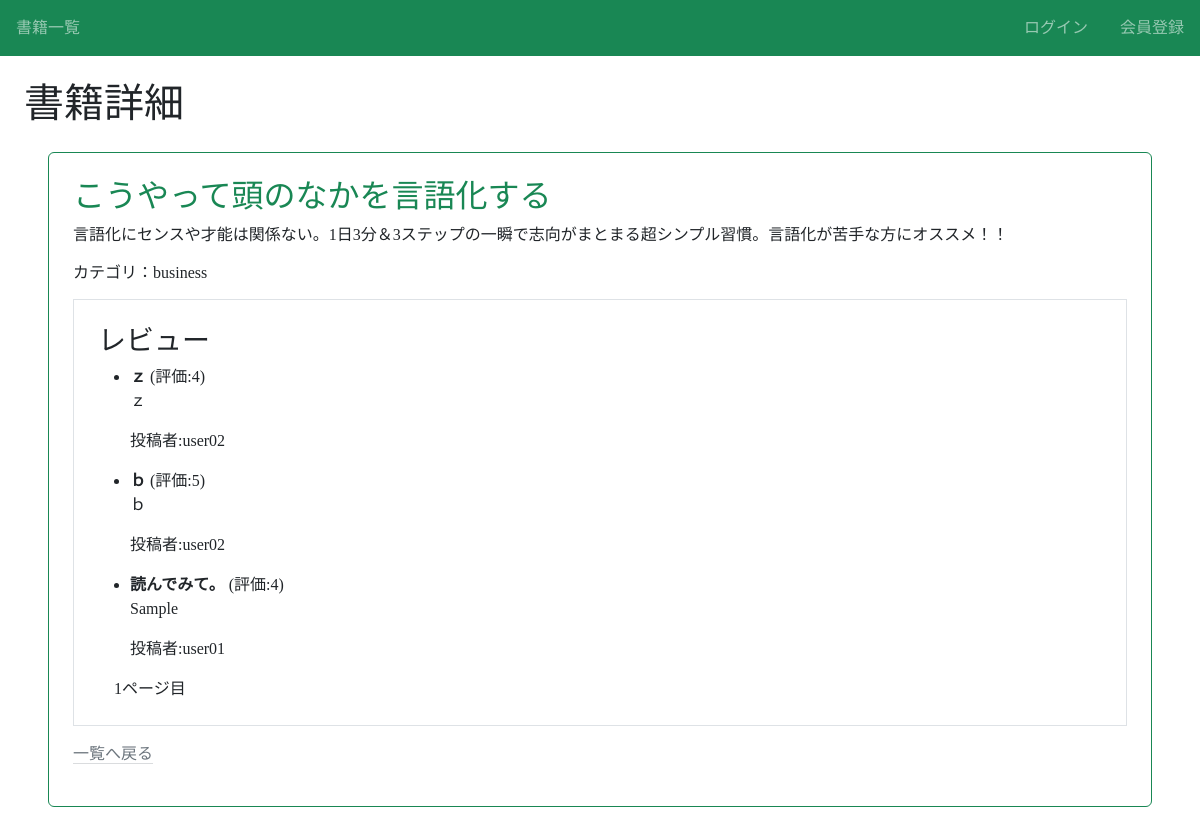
The app's page /book/1/detail/ with its own data.
### book/models.py (models this page shows, shortened)
class Shelf(models.Model):
    title = models.CharField(max_length=100)
    text = models.TextField()
    thumbnail = models.ImageField(null=True, blank=True)
    category = models.CharField(
        max_length=100,
        choices=CATEGORY,
    )
    user = models.ForeignKey("auth.User", on_delete=models.CASCADE)

class Review(models.Model):
    book = models.ForeignKey(Shelf, on_delete=models.CASCADE, related_name="reviews")
    title = models.CharField(max_length=100)
    text = models.TextField()
    rate = models.IntegerField(choices=RATE_CHOICES)
    user = models.ForeignKey('auth.User', on_delete=models.CASCADE)

### book/views.py (the view)
# urls.py: path('book/<int:pk>/detail/', views.DetailBookView.as_view(), name='detail-book'),
class DetailBookView(generic.DetailView):
    template_name = 'book/book_detail.html'
    model = Shelf
    context_object_name = 'Shelf'
    def get_context_data(self, **kwargs):
        context = super().get_context_data(**kwargs)
        reviews = Review.objects.filter(book=self.object).order_by('-id')  # 最新のレビュー順
        paginator = Paginator(reviews, 3)  # 1ページに3件表示
        page_number = self.request.GET.get('page')
        context['reviews'] = paginator.get_page(page_number)
        return context

### templates/book/book_detail.html (shortened to what this page needs)
{% extends "base.html" %}
{% block h1 %}書籍詳細{% endblock %}
{% block content %}
  <div class="p-4 m-4 bh-light border border-success rounded">
    <h2 class="text-success">{{ Shelf.title }}</h2>
    <p>{{ Shelf.text }}</p>
    <h6 class="card-title mb-3 fw-light">カテゴリ：{{ Shelf.category }}</h6>
    <div class="border p-4 mb-2">
      <h3>レビュー</h3>
      {% if reviews %}
        <ul>
          {% for review in reviews %}
            <li>
              <strong>{{ review.title }}</strong>
              (評価:{{ review.rate }})
              <p>{{ review.text }}</p>
              <p>投稿者:{{ review.user.username }}</p>
            </li>
          {% endfor %}
        </ul>
        <div class="pagination">
          <span class="mx-3">{{ reviews.number }}ページ目</span>
        </div>
      {% else %}
        <p>レビューはまだありません。</p>
      {% endif %}
    </div>
    <p class="mt-3">
      <a href="{% url 'list-book' %}" class="link-secondary link-offset-2 link-underline-opacity-25 link-underline-opacity-100-hover">一覧へ戻る</a>
    </p>
  </div>
{% endblock %}

### templates/base.html (style rules this page uses)
body { font-family: "Noto Serif JP", serif; }

### records on screen
Shelf: title "こうやって頭のなかを言語化する", text "言語化にセンスや才能は関係ない。1日3分＆3ステップの一瞬で志向がまとまる超シンプル習慣。言語化が苦手な方にオススメ！！", category "business"
Review: title "ｚ", rate "4", text "ｚ", user.username "user02"
Review: title "ｂ", rate "5", text "ｂ", user.username "user02"
Review: title "読んでみて。", rate "4", text "Sample", user.username "user01"

### other values on screen
{{ reviews.number }} "1"
